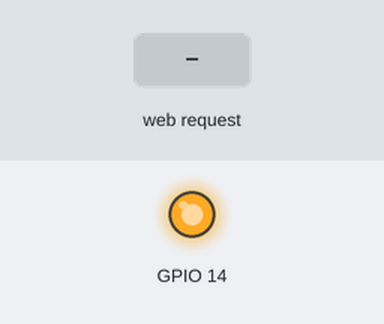
Bench run of a sketch on a simulated ESP8266 (NodeMCU). On the bench: output pins drawn as LEDs (lit = HIGH). Inputs (shaded band) come from the test bench. What the sketch prints to the serial monitor is not drawn.

Above: at 1.2 s.
1.3 s: HTTP request GET /lon received
At 1.7 s:
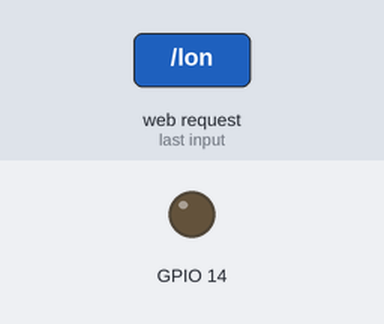
2.8 s: HTTP request GET /loff received
At 4.1 s:
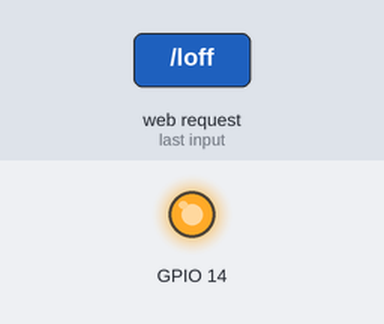
Timing chart, 0 to 5.8 s (numbered marks = the images above; inputs shaded):
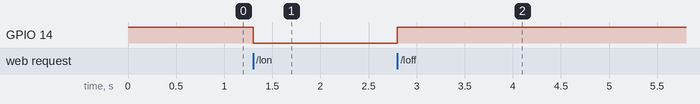

The sketch:

iot.ino
```cpp
#include <ESP8266HTTPClient.h>
#include <ESP8266WiFi.h>
#include <ESP8266WebServer.h>
const char* ssid = "ANKIT";
const char* password = "21021996";
ESP8266WebServer server(80);

void handleRoot()
{
server.send(200, "text/plain", "Acesss /lon page to turn on and /loff page to turn off");
}

void handleOn()
{
digitalWrite(14, 0);
handleRoot();
}

void handleOff()
{
digitalWrite(14, 1);
handleRoot();
}

void setup(void)
{
pinMode(14,OUTPUT);
digitalWrite(14,1);
Serial.begin(115200);
Serial.println();
Serial.print("Configuring access point...");
WiFi.softAP(ssid, password);
IPAddress myIP = WiFi.softAPIP();
Serial.print("AP IP address: ");
Serial.println(myIP);
server.on("/", handleRoot);
server.on("/lon", handleOn);
server.on("/loff", handleOff);
server.begin();
Serial.println("HTTP server started");
}
void loop(void)
{
server.handleClient();
}
```

Measured:
- after the input at 1.3 s, GPIO 14: HIGH → LOW at once
- after the input at 2.8 s, GPIO 14: LOW → HIGH at once
